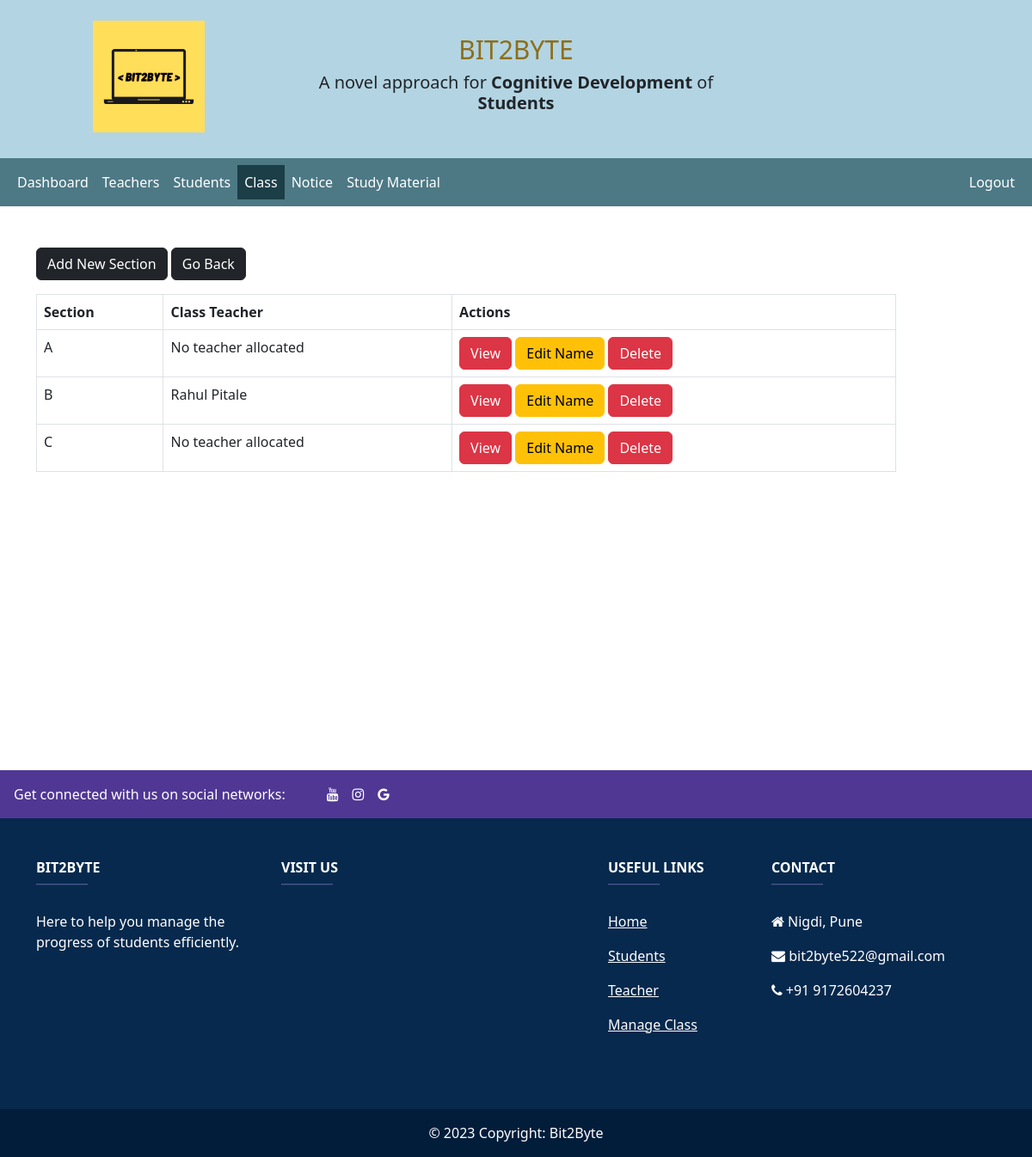
Screenshot of /admin/class-view.php?class_id=3 (signed in) with the database file from the repository.
### tables this page shows
CREATE TABLE `section` (
  `section_id` int(11) NOT NULL,
  `section` varchar(7) NOT NULL,
  `class_id` int(11) NOT NULL,
  `teacher` int(11) NOT NULL
);

CREATE TABLE `teachers` (
  `teacher_id` int(11) NOT NULL,
  `username` varchar(127) NOT NULL,
  `password` varchar(255) NOT NULL,
  `fname` varchar(127) NOT NULL,
  `lname` varchar(127) NOT NULL,
  `section` varchar(10) NOT NULL,
  `address` varchar(31) NOT NULL,
  `employee_number` int(11) NOT NULL,
  `date_of_birth` date DEFAULT NULL,
  `phone_number` varchar(31) NOT NULL,
  `qualification` varchar(127) NOT NULL,
  `gender` varchar(7) NOT NULL,
  `email_address` varchar(255) NOT NULL,
  `date_of_joined` datetime NOT NULL DEFAULT CURRENT_TIMESTAMP
);

### admin/data/section.php (called while the page is built, shortened)
<?php
function getAllSections($conn){
   $sql = "SELECT * FROM section order by section";
   $stmt = $conn->prepare($sql);
   $stmt->execute();
   if ($stmt->rowCount() >= 1) {
     $sections = $stmt->fetchAll();
     return $sections;
   }else {
    return 0;
   }
}

### admin/data/teacher.php (called while the page is built, shortened)
<?php
function getTeacherById($teacher_id, $conn){
   $sql = "SELECT * FROM teachers
           WHERE teacher_id=?";
   $stmt = $conn->prepare($sql);
   $stmt->execute([$teacher_id]);
   if ($stmt->rowCount() == 1) {
     $teacher = $stmt->fetch();
     return $teacher;
   }else {
    return 0;
   }
}

### admin/class-view.php (the view, shortened to what this page needs)
<?php
if (isset($_SESSION['admin_id']) &&
    isset($_SESSION['role'])) {
    if ($_SESSION['role'] == 'Admin') {
       include "../DB_connection.php";
       include "../admin/data/section.php";
       include "../admin/data/class.php";
       include "../admin/data/teacher.php";
       $sections = getAllSections($conn);
       $class_id = $_GET["class_id"];
 ?>
<!DOCTYPE html>
<html lang="en">
<head>
	<link rel="stylesheet" href="https://cdn.jsdelivr.net/npm/bootstrap@5.2.0/dist/css/bootstrap.min.css">
	<link rel="stylesheet" href="../css/style.css">
  <link rel="stylesheet" href="https://cdnjs.cloudflare.com/ajax/libs/font-awesome/4.7.0/css/font-awesome.min.css">
</head>
<body>
    <?php
    include "header.php";
        include "inc/navbar.php";
        if ($sections != 0) {
     ?>
     <div class="container mt-5" style="min-height:70vh;">
     <a href="section-add.php?class_id=<?=$class_id?>"
           class="btn btn-dark">Add New Section</a>
           <a href="class.php"
           class="btn btn-dark">Go Back</a>
           <div class="table-responsive">
              <table class="table table-bordered mt-3 n-table">
                <thead>
                  <tr>
                    <th scope="col">Section</th>
                    <th scope="col">Class Teacher</th>
                    <th scope="col">Actions</th>
                  </tr>
                </thead>
                <tbody>
                  <?php $i = 0; foreach ($sections as $section ) {
                    if($section["class_id"] == $class_id)
                    {
                        ?>
                  <tr>
                    <td>
                      <?php
                            echo $section["section"];
                       ?>
                    </td>
                    <td>
                      <?php
                        $teacher_id = $section['teacher'];
                        $teacher = getTeacherById($teacher_id, $conn);
                        if($teacher == 0)
                          echo 'No teacher allocated';
                        else
                          echo $teacher['fname'].' '.$teacher['lname'];
                        ?>
                    </td>
                    <td>
                        <a href="view-section-student.php?section_id=<?=$section['section_id']?>&class_id=<?=$section['class_id']?>"
                           class="btn btn-danger">View</a>
                        <a href="section-edit.php?section_id=<?=$section['section_id']?>"
                           class="btn btn-warning">Edit Name</a>
                        <a href="section-delete.php?section_id=<?=$section['section_id']?>"
                           class="btn btn-danger">Delete</a>
                        </td>
                    </tr>
                        <?php }  }?>
                </tbody>
              </table>
           </div>
         <?php } ?>
     </div>
<br/><br/>
    <?php
    include "footer.php"
    ?>
</body>
</html>
<?php
  }else {
    header("Location: ../login.php");
    exit;
  }
}else {
	header("Location: ../login.php");
	exit;
}
?>

### css/style.css (style rules this page uses)
.n-table { width: 1000px; }

### rows the page displays
section: section "A", shows "No teacher allocated"
section: section "B", teachers.fname "Rahul", teachers.lname "Pitale"
section: section "C", shows "No teacher allocated"
